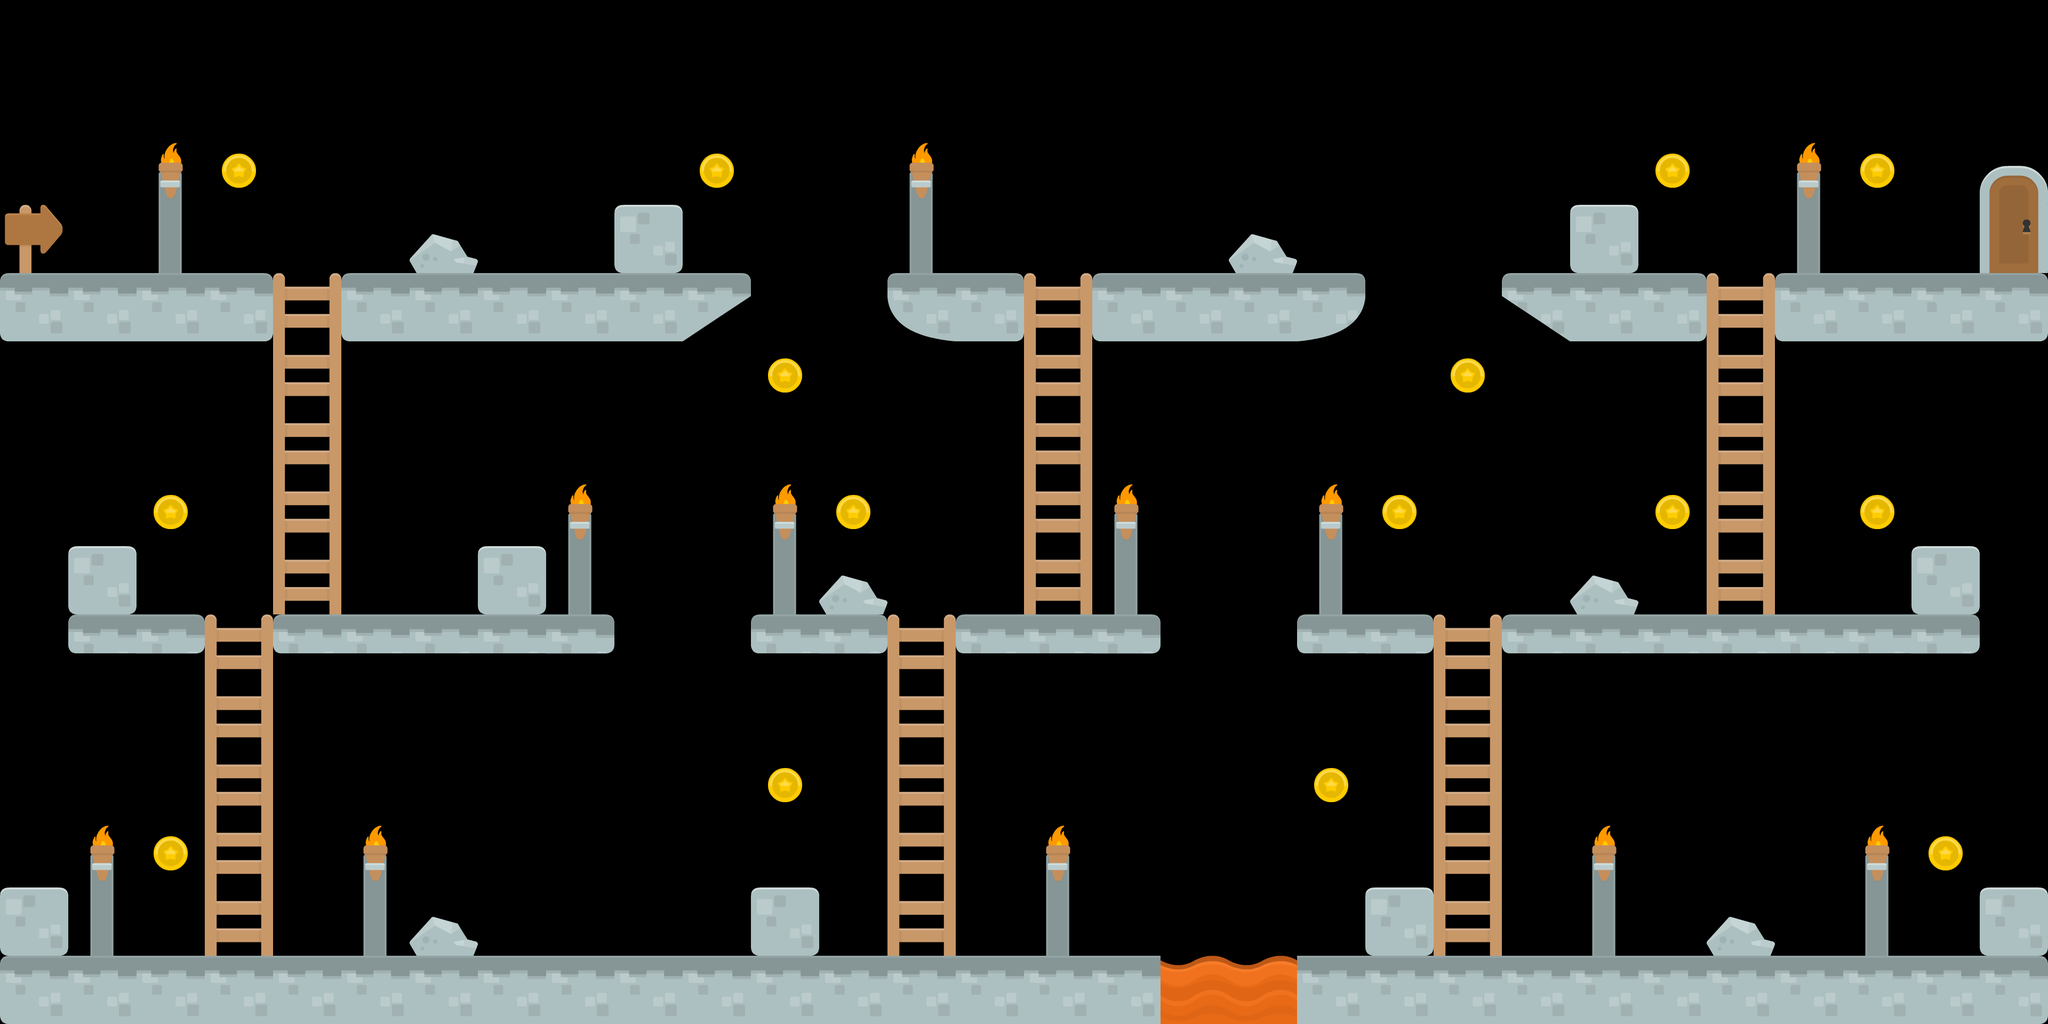

The image is a tile-based game level rendered from a .tmx file. Its description and source (layers, tilesets, objects; grid data summarised) follow:
An orthogonal 30x15 tile map with 128x128 px tiles, 8 tile layers (platform, coins, ladders, entry_exit, ...), 2 hidden layers not drawn and 7 objects.

<map version="1.10" tiledversion="1.12.1" orientation="orthogonal" renderorder="right-down" width="30" height="15" tilewidth="128" tileheight="128" infinite="0" nextlayerid="16" nextobjectid="8">
 <tileset firstgid="1" source="../images/tiles/tiles.tsx" />
 <layer id="1" name="platform" width="30" height="15">
  <data>[450 cells, 81 non-empty, 11 distinct tile ids]</data>
 </layer>
 <layer id="14" name="coins" width="30" height="15">
  <data>[450 cells, 15 non-empty, 1 distinct tile ids]</data>
 </layer>
 <layer id="5" name="ladders" width="30" height="15">
  <data>[450 cells, 30 non-empty, 2 distinct tile ids]</data>
 </layer>
 <layer id="6" name="entry_exit" width="30" height="15">
  <data>[450 cells, 1 non-empty, 1 distinct tile ids]</data>
 </layer>
 <layer id="7" name="decoration" width="30" height="15">
  <data>[450 cells, 30 non-empty, 3 distinct tile ids]</data>
 </layer>
 <layer id="9" name="hazards" width="30" height="15">
  <data>[450 cells, 2 non-empty, 1 distinct tile ids]</data>
 </layer>
 <layer id="3" name="collision" width="30" height="15" visible="0">
  <data>[450 cells, 54 non-empty, 1 distinct tile ids]</data>
 </layer>
 <layer id="11" name="blockA" width="30" height="15" visible="0">
  <data>[450 cells, 1 non-empty, 1 distinct tile ids]</data>
 </layer>
 <layer id="2" name="startA" width="30" height="15">
  <data>[450 cells, 1 non-empty, 1 distinct tile ids]</data>
 </layer>
 <layer id="8" name="door" width="30" height="15">
  <data>[450 cells, 2 non-empty, 2 distinct tile ids]</data>
 </layer>
 <objectgroup id="13" name="door_trigger">
  <object id="1" gid="58" x="3648" y="512" width="192" height="192">
   <properties>
    <property name="action" value="open_door" />
    <property name="type" value="trigger" />
   </properties>
  </object>
 </objectgroup>
 <objectgroup id="15" name="enemies">
  <object id="2" gid="151" x="3072" y="1152" width="128" height="128">
   <properties>
    <property name="name" value="slime_blue" />
    <property name="type" value="easy_enemy" />
   </properties>
  </object>
  <object id="3" gid="151" x="512" y="512" width="128" height="128">
   <properties>
    <property name="name" value="slime_blue" />
    <property name="type" value="easy_enemy" />
   </properties>
  </object>
  <object id="4" gid="151" x="2816" y="1792" width="128" height="128">
   <properties>
    <property name="name" value="slime_blue" />
    <property name="type" value="easy_enemy" />
   </properties>
  </object>
  <object id="5" gid="154" x="384" y="1152" width="128" height="128">
   <properties>
    <property name="name" value="spider_blue" />
    <property name="type" value="enemy_medium" />
   </properties>
  </object>
  <object id="6" gid="154" x="1792" y="1152" width="128" height="128">
   <properties>
    <property name="name" value="spider_blue" />
    <property name="type" value="enemy_medium" />
   </properties>
  </object>
  <object id="7" gid="155" x="640" y="1344" width="128" height="128">
   <properties>
    <property name="fly_height" type="int" value="384" />
    <property name="fly_moves" type="int" value="5" />
    <property name="name" value="bat_blue" />
    <property name="rest_duration" type="int" value="3" />
    <property name="type" value="hard_enemy" />
   </properties>
  </object>
 </objectgroup>
</map>
